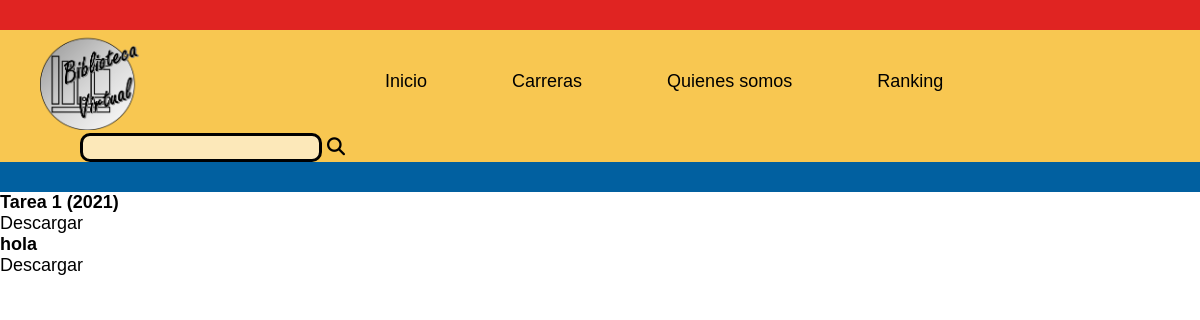
Before: /fis110/ with the older database file.
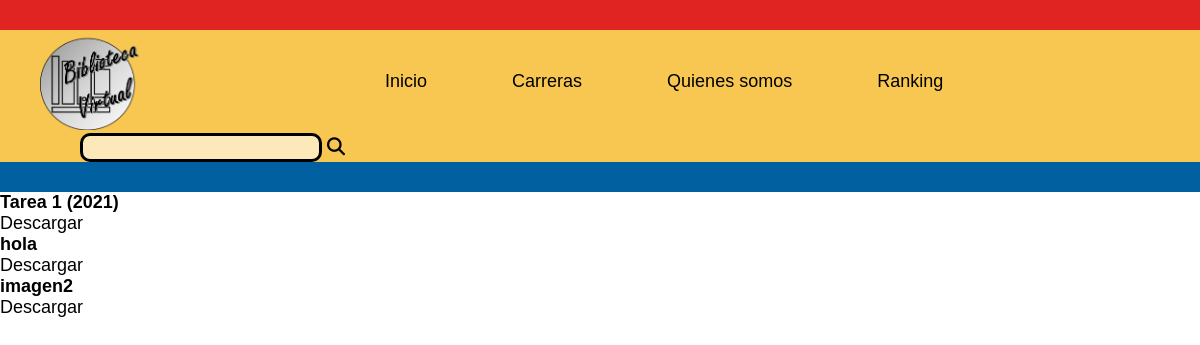
After: the same page with the newer database file.
### Biblio/models.py (models this page shows, shortened)
class Post(models.Model):
    titulo=models.CharField(max_length=50)
    user = models.ForeignKey(User, on_delete=models.CASCADE, related_name='posts')
    timestap = models.DateTimeField(default=timezone.now)
    ramo = models.CharField(max_length=7)
    archivo = models.FileField(upload_to="myfolder/", blank=True, null=True)
    class meta:
        ordering = ['-timestap']

### Biblio/views.py (the view)
# urls.py: path('fis110/', fis110),
def fis110(request):
    posts = Post.objects.all()
    context= {'posts': posts}
    return render(request,"base.html",context)

### templates/base.html (shortened to what this page needs)
<head>
</head>
<body>
    {%include "Barrafija.html"%}
        <article>
        <div class="container-article">
            <div class="container-article">
            {%for post in posts%}
                <h2 class="titulo"><a href="#">{{post.titulo}}</a></h2>
                <a class="archivo" href={{post.archivo.url}} download> Descargar </a>
            {%endfor%}
        </div>
        </article>
</body>

### templates/Barrafija.html (shortened to what this page needs)
{% load static %}
<head>
<link rel="stylesheet" type="text/css" href='{% static "css/BarraFija.css" %}'/>
</head>
<header>
    <div class="a"></div>
    <div class="b">
        <ul class="barra">
            <img class="img" src= '{% static "imagenes/Logo pagina.png" %}'/>
            <li><a href="http://127.0.0.1:8000/principal/" class="nav">Inicio</a></li>
            <li><a href="http://127.0.0.1:8000/carreras/" class="nav">Carreras</a></li>
            <li><a href="http://127.0.0.1:8000/equipo/" class="nav">Quienes somos</a></li>
            <li><a href="http://127.0.0.1:8000/ranking/" class="nav">Ranking</a></li>
            <li><input type="text" class="busqueda"> <i class="fas fa-search"> </i></li>
        </ul>
    </div>
    <div class="c"></div>
</header>

### static/css/BarraFija.css (style rules this page uses)
.a { background-color: #E02422; padding: 15px; color:#E02422; }
.b { background-color: #F8C751; padding: 0px; color:#F8C751; }
.c { background-color: #0160A0; padding: 15px; color:#0160A0; }
* { font-family: 'Ubuntu', sans-serif; box-sizing: border-box; font-size:large; margin:0; color: black; text-decoration: none; }
.barra { margin-left:none; vertical-align: middle; }
.barra li { display: inline; margin: 10px 40px; vertical-align: middle; }
.barra img { margin-bottom: 3px; margin-right: 200px; width: 100px; height: 100px; vertical-align: middle; }
.busqueda { background:rgba(255, 255, 255, 0.596); border-radius: 10px; border: 3px solid black; }

Changed rows visible on the page:
added Post: titulo "imagen2"
